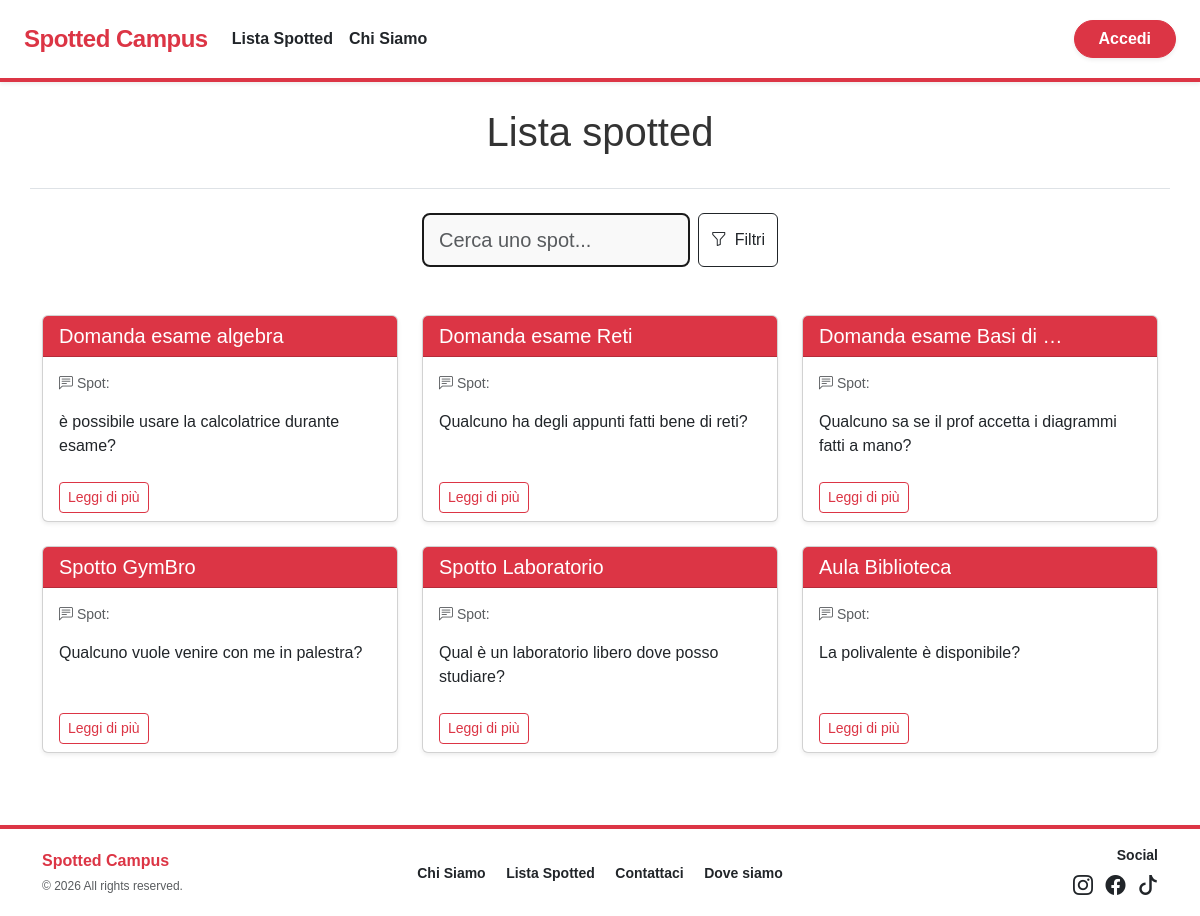
The app's page /lista-categoria.php with its own data.
### tables this page shows
CREATE TABLE SPOT (
    idSpot INT AUTO_INCREMENT PRIMARY KEY,
    titolo VARCHAR(255) NOT NULL,
    testo TEXT NOT NULL,
    dataInserimento DATETIME DEFAULT CURRENT_TIMESTAMP,
    stato ENUM('in_attesa', 'approvato', 'rifiutato') DEFAULT 'in_attesa',
    isAnonymous BOOLEAN DEFAULT 0,
    idCategoria INT NOT NULL,
    idSottoCategoria INT,
    usernameUtente VARCHAR(100),
    usernameAdminApprovato VARCHAR(100) NULL, 
    dataApprovazione DATETIME NULL,

    FOREIGN KEY (idCategoria) REFERENCES CATEGORIE(idCategoria),
    FOREIGN KEY (idSottoCategoria) REFERENCES SOTTOCATEGORIE(idSottoCategoria) ON DELETE SET NULL,
    FOREIGN KEY (usernameUtente) REFERENCES UTENTI(username) ON DELETE SET NULL,
    FOREIGN KEY (usernameAdminApprovato) REFERENCES UTENTI(username) ON DELETE SET NULL
);

### lista-categoria.php (called while the page is built)
<?php
require_once 'bootstrap.php';
$templateParams["titolo"] = "Lista spotted";
$templateParams["nome"] = "lista-spot.php";
$templateParams["categorie"] = $dbh->getCategories();
$ricerca = isset($_GET["ricerca"]) ? $_GET["ricerca"] : "";
$categorie = isset($_GET["cat"]) ? $_GET["cat"] : [];
if (!empty($ricerca) && !empty($categorie)) {
    $templateParams["spot"] = $dbh->getSpotsByCategoriesAndString($ricerca, $categorie);
} elseif (!empty($ricerca)) {
    $templateParams["spot"] = $dbh->getSpotsByString($ricerca);
} elseif (!empty($categorie)) {
    $templateParams["spot"] = $dbh->getSpotsByCategories($categorie);
} else {
    $templateParams["spot"] = $dbh->getLastSpots();
}
require 'template/base.php';
?>

### db/database.php (called while the page is built, shortened)
<?php
class DatabaseHelper
{
    private $db;
    public function __construct($servername, $username, $password, $dbname, $port)
    {
        $this->db = new mysqli($servername, $username, $password, $dbname, $port);
    }
    public function getCategories()
    {
        $stmt = $this->db->prepare("SELECT idCategoria,nome FROM CATEGORIE");
        $stmt->execute();
        $result = $stmt->get_result();
        return $result->fetch_all(MYSQLI_ASSOC);
    }
    public function getLastSpots()
    {
        $stmt = $this->db->prepare("SELECT S.*, U.fotoProfilo FROM SPOT S JOIN UTENTI U ON S.usernameUtente = U.username WHERE S.stato='approvato' ORDER BY S.dataInserimento DESC, S.idSpot DESC");
        $stmt->execute();
        $result = $stmt->get_result();
        return $result->fetch_all(MYSQLI_ASSOC);
    }
}

### bootstrap.php (called while the page is built, shortened)
<?php
require_once("db/database.php");
$dbh = new DatabaseHelper("localhost", "root", "", "spotted", 3306);
?>

### template/lista-spot.php (the view, shortened to what this page needs)
<section class="container mt-5">
    <?php if (isset($templateParams["titolo"])): ?>
        <div class="row mb-4 border-bottom pb-4">
            <div class="col-12 text-center">
                <h1 class="display-6"><?php echo $templateParams["titolo"]; ?></h1>
            </div>
        </div>
    <?php endif; ?>
    <div class="row justify-content-center">
        <div class="col-md-8 col-lg-6">
            <form action="lista-categoria.php" method="GET" id="form-ricerca">
                <div class="row justify-content-center mb-5">
                    <div class="col-md-8">
                        <div class="d-flex gap-2" role="search">
                            <input type="text" class="form-control form-control-lg" name="ricerca" id="ricerca"
                                placeholder="Cerca uno spot..."
                                value="<?php echo isset($_GET['ricerca']) ? htmlspecialchars($_GET['ricerca']) : ''; ?>">
                            <button type="button" class="btn btn-outline-dark d-flex gap-2 align-items-center" data-bs-toggle="modal" data-bs-target="#modalFiltri">
                                <span class="bi bi-funnel"></span> Filtri
                            </button>
                        </div>
                    </div>
                </div>
            </form>
        </div>
    </div>
    <div class="row g-4 mb-4" id="container-spot">
        <?php if (count($templateParams["spot"]) > 0): ?>
            <?php foreach ($templateParams["spot"] as $spot): ?>
                <div class="col-12 col-md-6 col-lg-4 spot-item" data-id="<?php echo $spot['idSpot']; ?>">
                    <article class="card h-100 shadow-sm card-spot">
                        <div class="card-header bg-danger text-white d-flex justify-content-between align-items-center">
                            <h2 class="card-title mb-0 fs-5 text-truncate" style="max-width: 80%;">
                                <?php echo htmlspecialchars($spot["titolo"]); ?>
                            </h2>
                        </div>
                        <div class="card-body">
                            <p class="card-text text-muted small"><span class="bi bi-chat-left-text" aria-hidden="true"></span> Spot:</p>
                            <p class="card-text"><?php echo htmlspecialchars($spot["testo"]); ?></p>
                        </div>
                        <div class="card-footer bg-transparent border-top-0">
                            <a href="dettaglio-spot.php?id=<?php echo $spot['idSpot']; ?>" class="btn btn-outline-danger btn-sm" aria-label="Leggi di più sullo spot: <?php echo htmlspecialchars($spot['titolo']); ?>">Leggi di più</a>
                        </div>
                    </article>
                </div>
            <?php endforeach; ?>
        <?php endif; ?>
    </div>
</section>

### css/style.css (style rules this page uses)
body { font-family: 'Outfit', sans-serif; background-color: #ffffff; color: #333; margin: 0; }
.form-control { border: 2px solid #1a1a1a; border-radius: 8px; padding: 10px 15px; font-weight: 500; background-color: #f9f9f9; transition: all 0.2s; }
article.card.card-spot { transition: all 0.3s !important; }

### records on screen
spot: titolo "Domanda esame algebra", testo "è possibile usare la calcolatrice durante esame?"
spot: titolo "Domanda esame Reti", testo "Qualcuno ha degli appunti fatti bene di reti?"
spot: titolo "Domanda esame Basi di Dati", testo "Qualcuno sa se il prof accetta i diagrammi fatti a mano?"
spot: titolo "Spotto GymBro", testo "Qualcuno vuole venire con me in palestra?"
spot: titolo "Spotto Laboratorio", testo "Qual è un laboratorio libero dove posso studiare?"
spot: titolo "Aula Biblioteca", testo "La polivalente è disponibile?"

### other values on screen
$templateParams["titolo"] "Lista spotted"
